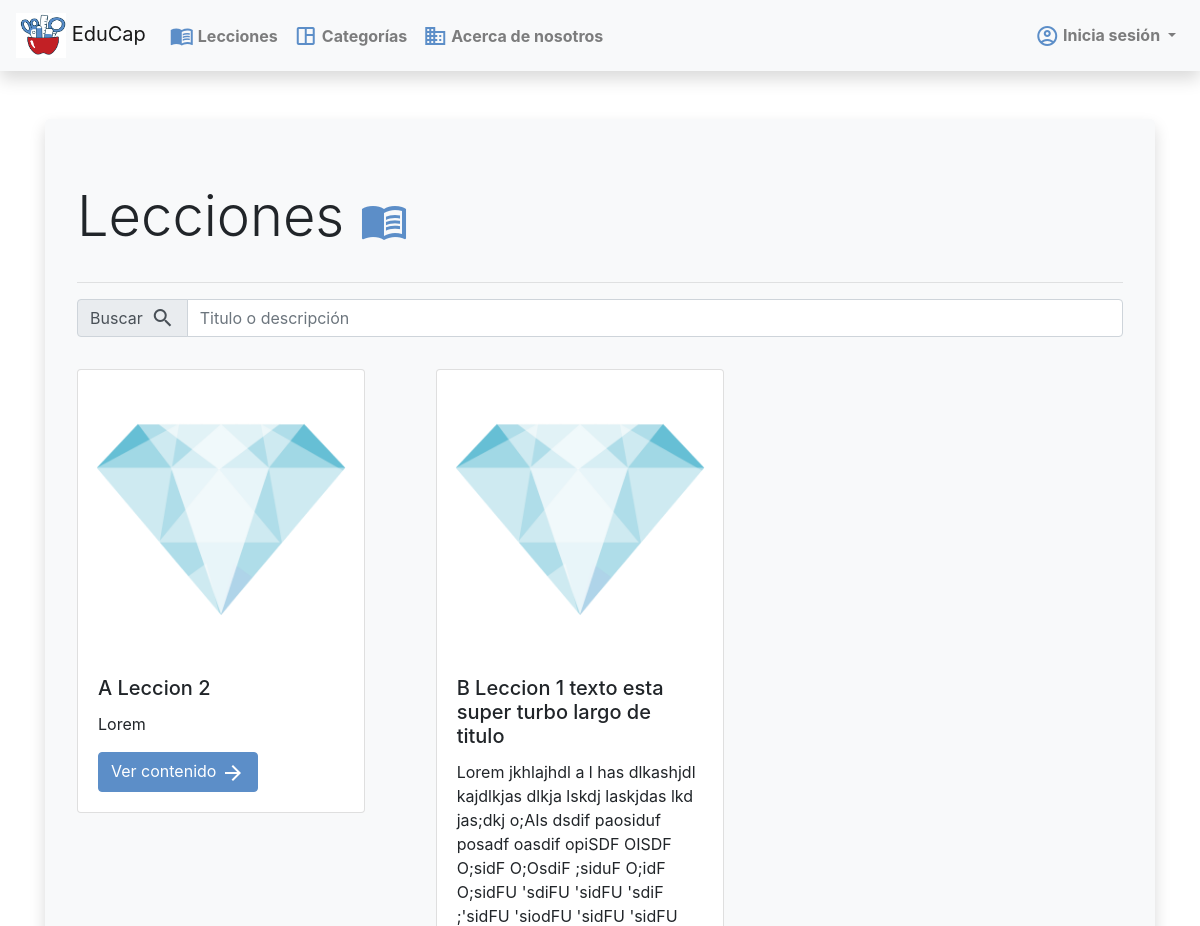
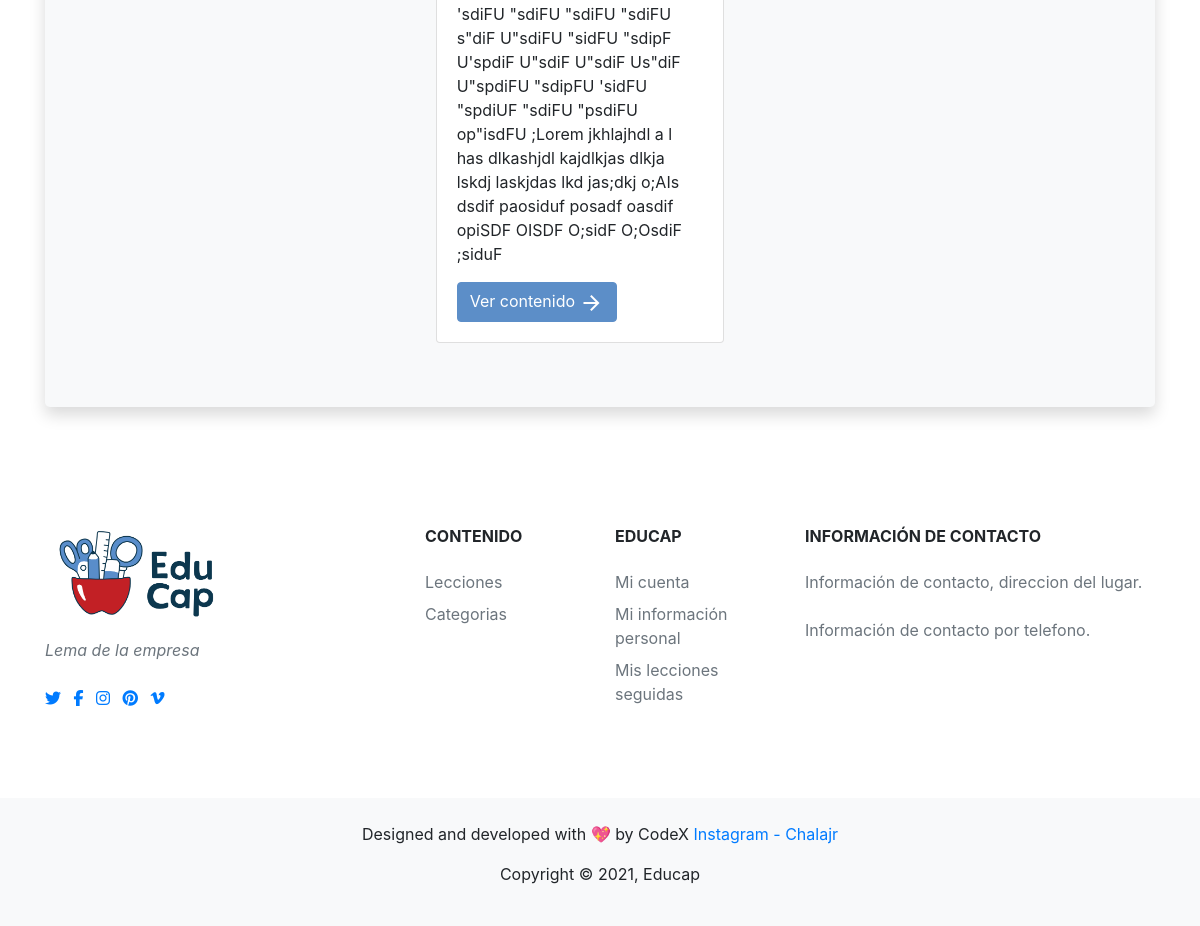
Screenshot of /Catalogo/Lecciones with the database file from the repository (2 pictures, top to bottom).
### LearningCatalog/models.py (models this page shows, shortened)
class Leccion(models.Model):
    titulo = models.CharField(max_length=150)
    descripcion = models.TextField("Descripción", max_length=500)
    imagen = models.ImageField(upload_to='uploads/lessons/img')
    fecha = models.DateField(
        "Fecha de creación", auto_now=False, auto_now_add=True)
    aprobacion = models.BooleanField("Aprobación", default=False)
    category = models.ForeignKey(
        Categoria, on_delete=CASCADE, verbose_name="Categoria")
    created_by = models.ForeignKey(UserModel, on_delete=CASCADE)
    class Meta:
        verbose_name = ("Lección")
        verbose_name_plural = ("Lecciones")

### LearningCatalog/views.py (the view)
# urls.py: path('Lecciones', views.listLesson, name="listLesson"),
def listLesson(request):
    lessons = Leccion.objects.all().order_by('titulo')
    return render(request, "LearningCatalog/lessonList.html", {
        "lessons": lessons
    })

### LearningCatalog/templates/LearningCatalog/lessonList.html (shortened to what this page needs)
{% extends 'LearningCatalog/layout.html' %}
{% load static %}
{% load crispy_forms_tags %}
{% block body %}
<head>
</head>
<div class="container">
    <div class="jumbotron mt-5 bg-light mr-0 ml-0 shadow mb-5">
        <div class="row">
            <div class="col-12">
                <h1 class="display-4 mb-3">
                    Lecciones
                    <span class="material-icons-outlined align-middle blueIcons" style="font-size: 48px;">
                    </span>
                </h1>
            </div>
        </div>
        <hr>
        <div class="row">
            <div class="col-12">
                <form action="{% url 'LearningCatalog:searchLesson' %}" method="POST">
                    <div class="input-group mb-3">
                        <div class="input-group-prepend">
                            <span class="input-group-text" id="inputGroup-sizing-default">
                                Buscar
                                <span class="material-icons-outlined float-right ml-2">
                                </span>
                            </span>
                        </div>
                        <input type="text" class="form-control" aria-label="Sizing example input"
                            aria-describedby="inputGroup-sizing-default" id="searchBar" name="searchBar"
                            value="{{search}}" placeholder="Titulo o descripción">
                    </div>
                </form>
            </div>
        </div>
        <div class="row">
            {% for lesson in lessons %}
            {% if lesson.aprobacion %}
            <div class="col-12 col-md-6 col-lg-4 mt-3">
                <div class="card mx-auto mx-md-0" style="width: 18rem;">
                    <img src="{{lesson.imagen.url}}" class="card-img-top" alt="...">
                    <div class="card-body">
                        <h5 class="card-title">{{lesson.titulo}}</h5>
                        <p class="card-text">{{lesson.descripcion}}</p>
                        <a href="{% url 'LearningCatalog:readLesson' lesson.pk %}" class="btn btn-primary">
                            Ver contenido
                            <span class="material-icons-outlined align-middle">
                            </span>
                        </a>
                    </div>
                </div>
            </div>
            {% endif %}
            {% empty %}
            <div class="col">
                <p>No hay lecciones</p>
            </div>
            {% endfor %}
        </div>
    </div>
</div>
{% endblock %}

### LearningCatalog/static/LearningCatalog/css/master.css (style rules this page uses)
.blueIcons { color:#5c8ec8; }
.btn-primary { color:white ; background-color: #5c8ec8; border-color: #5c8ec8; }

### rows the page displays
Leccion: imagen (picture), titulo "A Leccion 2", descripcion "Lorem"
Leccion: imagen (picture), titulo "B Leccion 1 texto esta super turbo largo de titulo", descripcion "Lorem jkhlajhdl a l has dlkashjdl kajdlkjas dlkja lskdj laskjdas lkd jas;dkj o;AIs dsdif paosiduf posadf oasdif opiSDF OISDF O;sidF O;OsdiF ;siduF O;idF O;sidFU 'sdiFU 'sidFU 'sdiF ;'sidFU 'siodFU 'sidFU 'sidFU 'sdiFU \"sdiFU \"sdiFU \"sdiFU s\"diF U\"sdiFU \"sidFU \"sdipF U'spdiF U\"sdiF U\"sdiF Us\"diF U\"spdiFU \"sdipFU 'sidFU \"spdiUF \"sdiFU \"psdiFU op\"isdFU ;Lorem jkhlajhdl a l has dlkashjdl kajdlkjas dlkja lskdj laskjdas lkd jas;dkj o;AIs dsdif paosiduf posadf oasdif opiSDF OISDF O;sidF O;OsdiF ;siduF"
